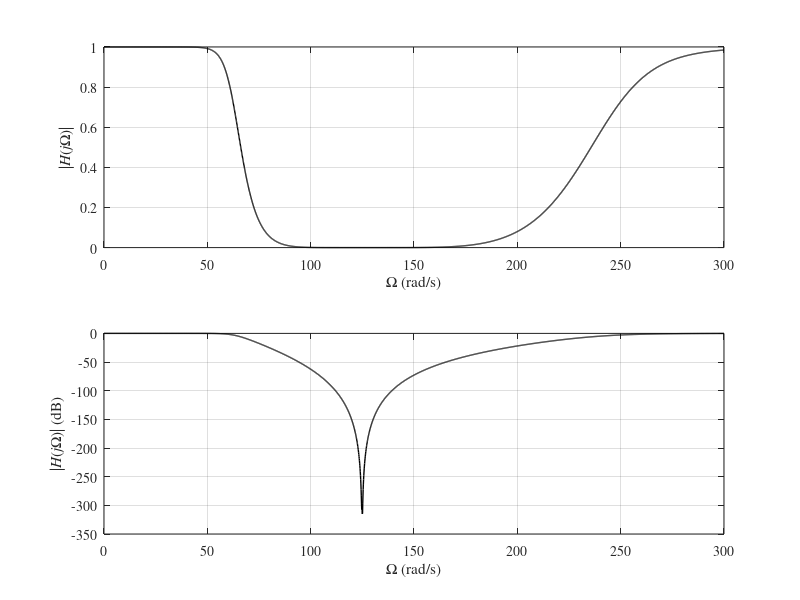

Recreate this plot in MATLAB.
% Projete um filtro de Butterworth rejeita-faixas que atenda as seguintes 
% especificações:
% - Rejeitar sinais entre 100 rad/s e 200 rad/s com atenuação mínima de 
%   20 dB;
% - Permitir a passagem de sinais abaixo de 60 rad/s com atenuação máxima 
%   de 2.2 dB;
% - Permitir a passagem de sinais acima de 260 rad/s com atenuação máxima 
%   de 2.2 dB.

clc
clear
close all

%%Parâmetros do Passa-Faixas
wp1 = 60;
wp2 = 260;
ws1 = 100;
ws2 = 200;
ap = 2.2;
as = 20;

%%Passo 1 - Determinar a frequencia da banda de rejeicao do passa-baixa
%%prototipo
ws_p_1 = (ws1*(wp2 - wp1))/(wp1*wp2 - ws1^2);
ws_p_2 = (ws2*(wp2 - wp1))/(ws2^2 - wp1*wp2);
ws_p = min(ws_p_1,ws_p_2);

%%Passo 2 -Determinar a ordem do filtro passa-baixa protótipo e a sua
%%frequencia de corte
wp_p = 1;
K = ceil(log10((10^(as/10)-1)/(10^(ap/10)-1))/(2*log10(ws_p/wp_p)));
wc_1 = wp_p/(10^(ap/10)-1).^(1/(2*K));
wc_2 = ws_p/(10^(as/10)-1).^(1/(2*K));
wc = (wc_1 + wc_2)/2;

%%Passo 3 - Determinar os polos do filtro passa-baixa protótipo
ii = 1:K;
pk = 1j*wc*exp(1j*pi/(2*K)*(2*ii-1));
Q = real(poly(pk));
 
%%Passo 4 - Determinar os polos do filtro rejeita-faixa
a = 1;
b = (wp2 - wp1)./(-pk);
c = wp1*wp2;
pbar = [(-b + sqrt(b.^2 - 4.*a.*c))./(2.*a), ...
    (-b - sqrt(b.^2 - 4.*a.*c))./(2.*a)];

%%Passo 5 - Determinar os zeros do filtro rejeita-faixa
zersimple = [-sqrt(-wp1*wp2),sqrt(-wp1*wp2)];
zer = repmat(zersimple,1,K);

%%Passo 6 - Determinar funcao transferencia do passa-faixa
A = real(poly(pbar));
B = real(poly(zer));

%%Passo 7 - Plotar a resposta em magnitude
omega = linspace(0,300,3001);
H = polyval(B,1j*omega)./polyval(A,1j*omega);
subplot(2,1,1)
plot(omega,abs(H),'k','Linewidth',1.0)
grid on
xlabel('\Omega (rad/s)')
ylabel('|{\itH}({\itj}\Omega)|')
set(gca,'FontName','Times')
set(gca,'FontSize',10)
subplot(2,1,2)
plot(omega,20*log10(abs(H)),'k','Linewidth',1.0)
grid on
xlabel('\Omega (rad/s)')
ylabel('|{\itH}({\itj}\Omega)| (dB)')
set(gca,'FontName','Times')
set(gca,'FontSize',10)